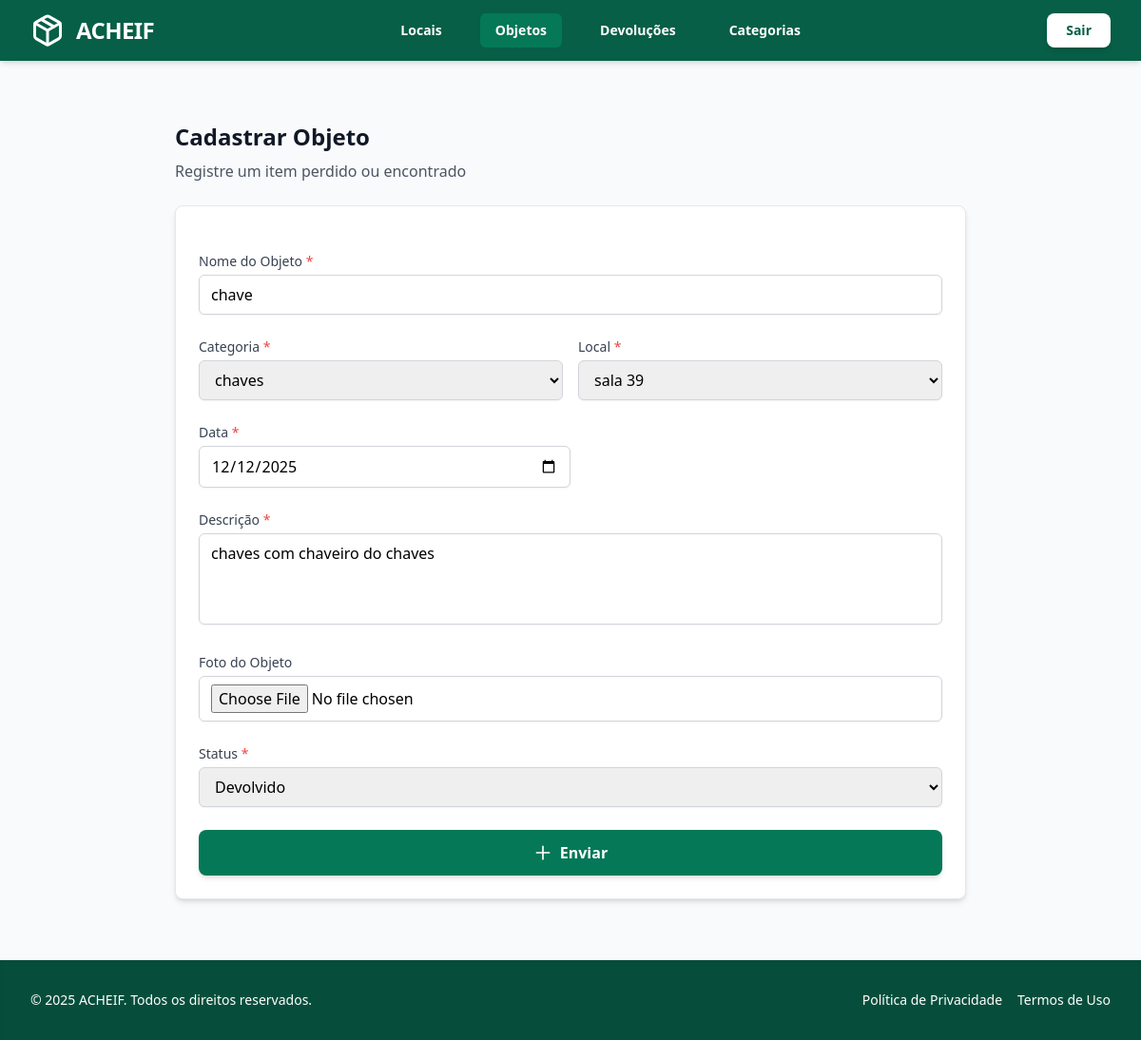
Page /editar/18/ on the committed database.
### objetos/models.py (models this page shows, shortened)
class Objeto(models.Model):
    STATUS_CHOICES = [
        ('aguardando', 'Aguardando Devolução'),
        ('devolvido', 'Devolvido'),
    ]
    tipo = models.CharField(max_length=100)
    descricao = models.TextField()
    foto = models.ImageField(upload_to='objetos_fotos/', null=True, blank=True)  # novo campo
    data_achado = models.DateField()
    local_achado = models.CharField(max_length=100)
    categoria = models.ForeignKey(
        Categoria, on_delete=models.SET_NULL, null=True, blank=True, related_name="objetos"
    )
    status = models.CharField(max_length=20, choices=STATUS_CHOICES, default='aguardando')

class Local(models.Model):
    nome = models.CharField(max_length=50, unique=True)

### objetos/views.py (the view)
# urls.py: path('editar/<int:id>/', views.editar_objeto, name='editar_objeto'),
def editar_objeto(request, id):
    objeto = get_object_or_404(Objeto, pk=id)
    categorias = Categoria.objects.all()
    locais = Local.objects.all()
    if request.method == 'POST':
        form = ObjetoForm(request.POST, request.FILES, instance=objeto)
        if form.is_valid():
            form.save()
            messages.success(request, "Objeto editado com sucesso.")
            return redirect('objetos:listar_objetos')
        else:
            messages.error(request, "Por favor corrija os erros abaixo.")
    else:
        form = ObjetoForm(instance=objeto)
    return render(request, 'objetos/criar_objeto.html', {
        'form': form,
        'objeto': objeto,
        'categorias': categorias,
        'locais': locais,
    })

### objetos/forms.py
class ObjetoForm(forms.ModelForm):
    class Meta:
        model = Objeto
        fields = ['tipo', 'descricao', 'foto', 'categoria', 'local_achado', 'data_achado', 'status']
        widgets = {
            'data_achado': forms.DateInput(attrs={'type': 'date'}),
        }

### objetos/templates/objetos/criar_objeto.html (shortened to what this page needs)
{% extends 'base.html' %}
{% load widget_tweaks %}
{% block active_objetos %}bg-emerald-700 text-white{% endblock %}
{% block content %}
<div class="max-w-4xl mx-auto py-8 px-4 sm:px-6 lg:px-8">
    <div class="mb-6">
        <h1 class="text-2xl font-bold text-gray-900 mb-2">Cadastrar Objeto</h1>
        <p class="text-gray-600">Registre um item perdido ou encontrado</p>
    </div>
    <form method="POST" enctype="multipart/form-data" class="bg-white rounded-lg shadow-md border border-gray-200 p-6 space-y-6">
        <div>
            <label for="id_tipo" class="block text-sm font-medium text-gray-700 mb-1">
                Nome do Objeto <span class="text-red-500">*</span>
            </label>
            {{ form.tipo|add_class:"w-full px-3 py-2 border border-gray-300 rounded-md shadow-sm focus:outline-none focus:ring-2 focus:ring-emerald-500 focus:border-emerald-500" }}
        </div>
        <div class="grid grid-cols-1 md:grid-cols-2 gap-4">
            <div>
                <label for="categoria" class="block text-sm font-medium text-gray-700 mb-1">
                    Categoria <span class="text-red-500">*</span>
                </label>
                <select name="categoria" id="categoria"
                        class="w-full border border-gray-300 rounded-md px-3 py-2 shadow-sm focus:outline-none focus:ring-2 focus:ring-emerald-500 focus:border-emerald-500">
                    {% for cat in categorias %}
                        <option value="{{ cat.id }}" {% if form.categoria.value|stringformat:"s" == cat.id|stringformat:"s" %}selected{% endif %}>
                            {{ cat.nome }}
                        </option>
                    {% endfor %}
                </select>
            </div>
            <div>
                <label for="local_achado" class="block text-sm font-medium text-gray-700 mb-1">
                    Local <span class="text-red-500">*</span>
                </label>
                <select name="local_achado" id="local_achado"
                        class="w-full border border-gray-300 rounded-md px-3 py-2 shadow-sm focus:outline-none focus:ring-2 focus:ring-emerald-500 focus:border-emerald-500">
                    {% for loc in locais %}
                        <option value="{{ loc.nome }}" {% if form.local_achado.value == loc.nome %}selected{% endif %}>
                            {{ loc.nome }}
                        </option>
                    {% endfor %}
                </select>
            </div>
        </div>
        <div>
            <label for="id_data_achado" class="block text-sm font-medium text-gray-700 mb-1">
                Data <span class="text-red-500">*</span>
            </label>
            {{ form.data_achado|add_class:"w-1/2 px-3 py-2 border border-gray-300 rounded-md shadow-sm focus:outline-none focus:ring-2 focus:ring-emerald-500 focus:border-emerald-500" }}
        </div>
        <div>
            <label for="id_descricao" class="block text-sm font-medium text-gray-700 mb-1">
                Descrição <span class="text-red-500">*</span>
            </label>
            {{ form.descricao|add_class:"w-full h-24 px-3 py-2 border border-gray-300 rounded-md shadow-sm focus:outline-none focus:ring-2 focus:ring-emerald-500 focus:border-emerald-500 resize-none" }}
        </div>
        <div>
            <label for="id_foto" class="block text-sm font-medium text-gray-700 mb-1">
                Foto do Objeto
            </label>
            <input type="file" name="foto" id="id_foto" accept="image/*"
                   class="w-full border border-gray-300 rounded-md px-3 py-2 shadow-sm focus:outline-none focus:ring-2 focus:ring-emerald-500 focus:border-emerald-500">
        </div>
        <div>
            <label class="block text-sm font-medium text-gray-700 mb-1">
                Status <span class="text-red-500">*</span>
            </label>
            {{ form.status|add_class:"w-full px-3 py-2 border border-gray-300 rounded-md shadow-sm focus:outline-none focus:ring-2 focus:ring-emerald-500 focus:border-emerald-500" }}
        </div>
        <div>
            <button type="submit"
                class="w-full bg-emerald-700 hover:bg-emerald-800 text-white py-3 px-4 rounded-lg shadow-md font-semibold transition flex items-center justify-center gap-2">
                <svg class="w-5 h-5" fill="none" stroke="currentColor" viewBox="0 0 24 24">
                    <path stroke-linecap="round" stroke-linejoin="round" stroke-width="2" d="M12 4v16m8-8H4"/>
                </svg>
                Enviar
            </button>
        </div>
    </form>
</div>
{% endblock %}

### objetos/templates/objetos/static/style.css (style rules this page uses)
body { font-family: system-ui, -apple-system, BlinkMacSystemFont, "Segoe UI", Roboto, sans-serif; background-color: #f9fafb; }

### rows in the picture
Objeto: tipo "chave", local_achado "sala 39", data_achado "12/12/2025", descricao "chaves com chaveiro do chaves", status "Devolvido"

### other values in the picture
form field categoria "chaves"
